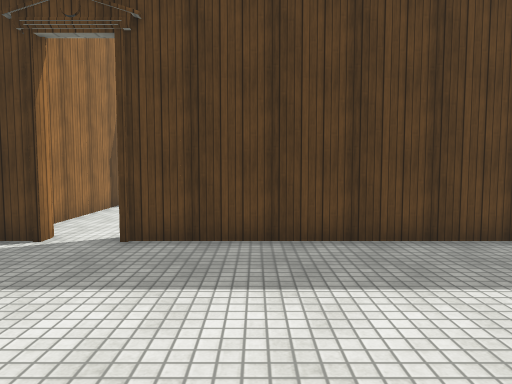
View 1 (above)

24 first-person views from a walk through a 3-D level made in the Unity game engine. The camera is 1.5 m above the floor, tilts 4° down and sees 70° across. The floor is counted in squares, 1 m on a side. Each view is taken from the middle of a square. On the plan, view 1 faces up. The plan holds only what a view shows up to about 16 squares ahead; the rest is blank. The place goes on beyond the plan. Surface patterns are stand-ins for the level's own textures.

View 2
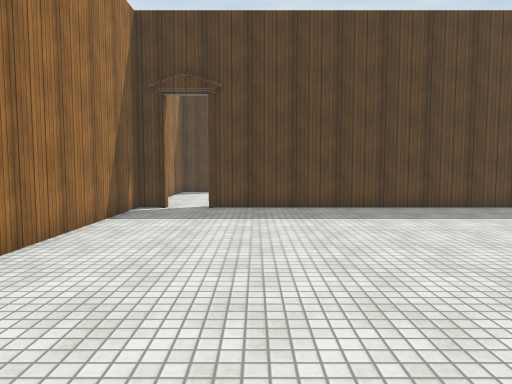

View 3
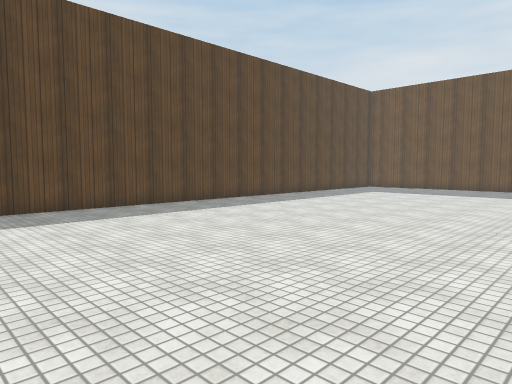

View 4
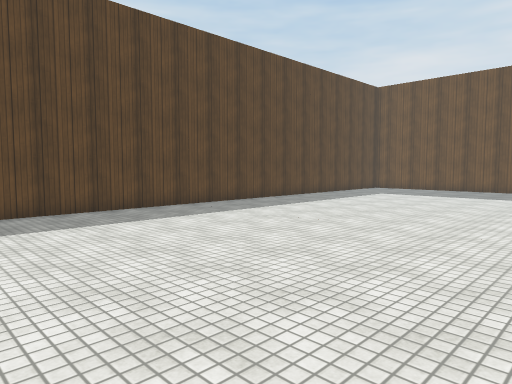

View 5
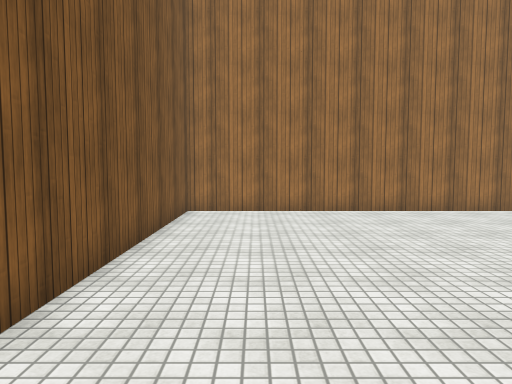

View 6
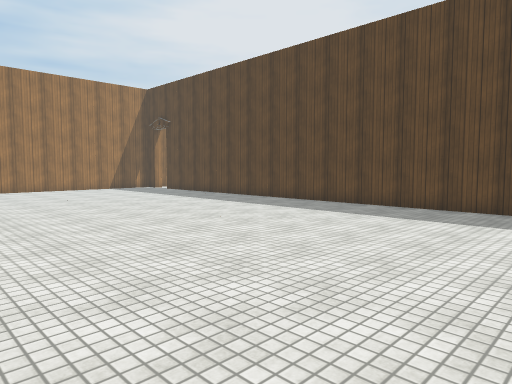

View 7
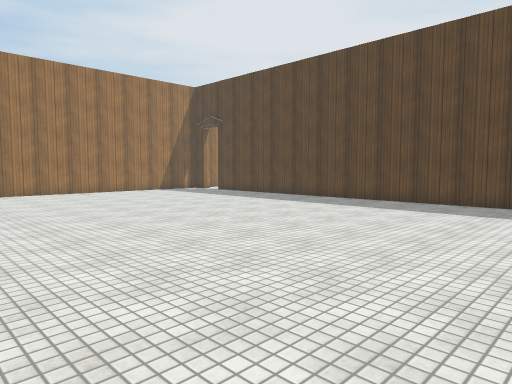

View 8
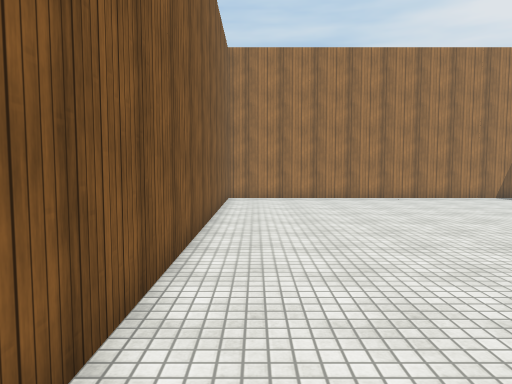

View 9
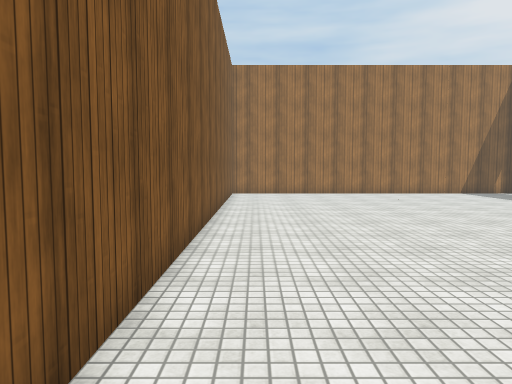

View 10
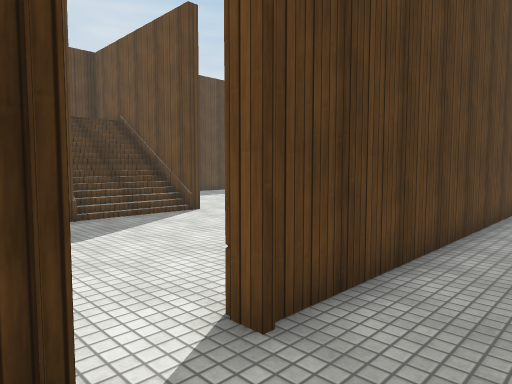

View 11
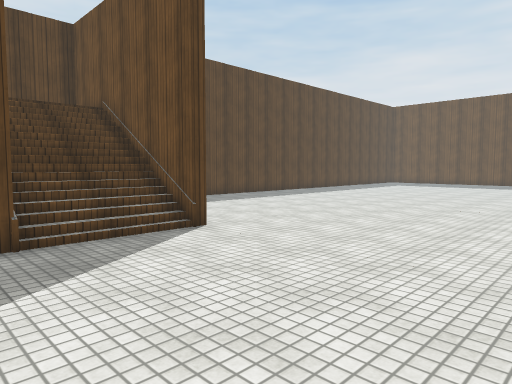

View 12
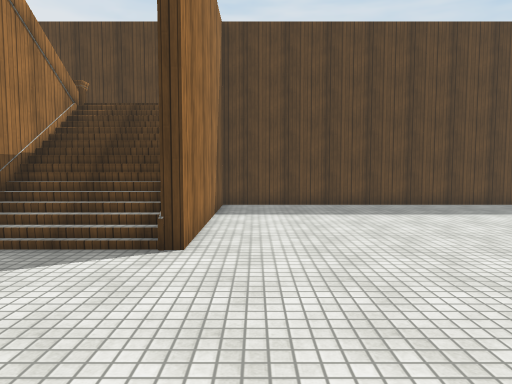

View 13
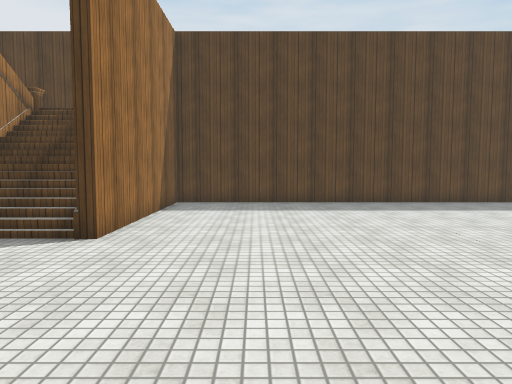

View 14
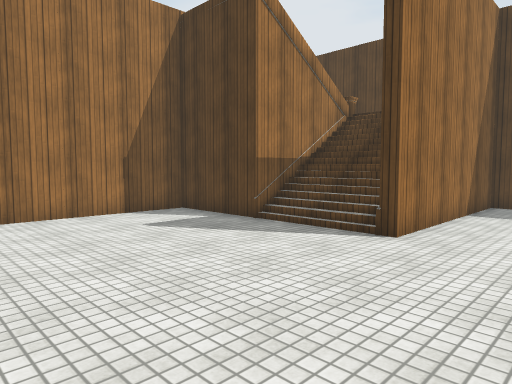

View 15
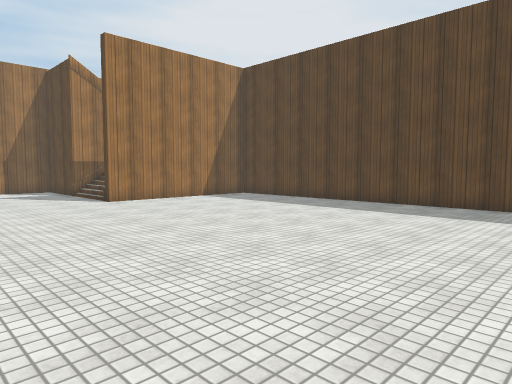

View 16
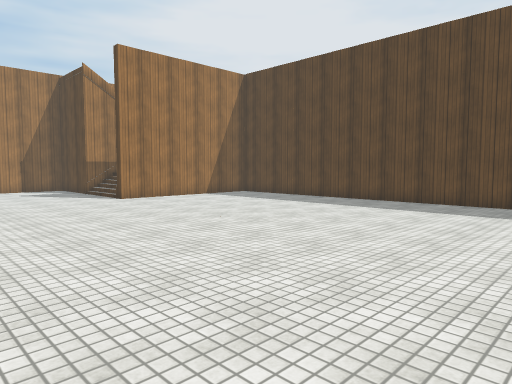

View 17
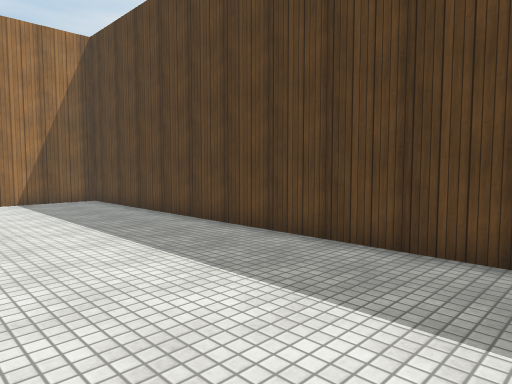

View 18
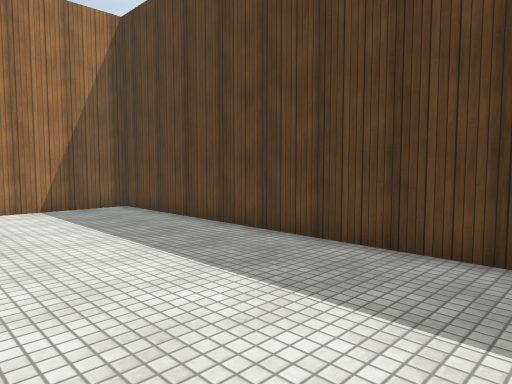

View 19
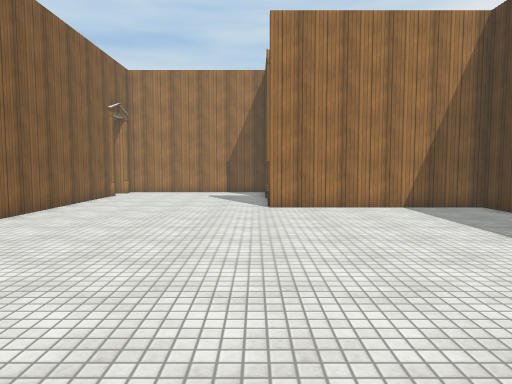

View 20
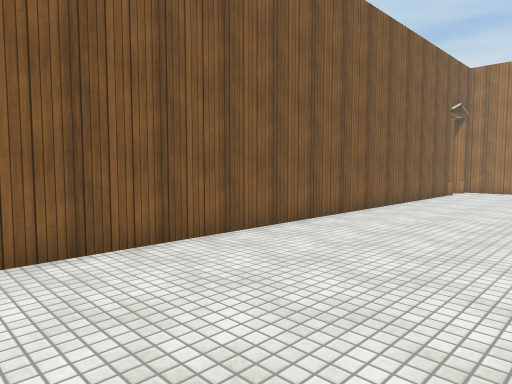

View 21
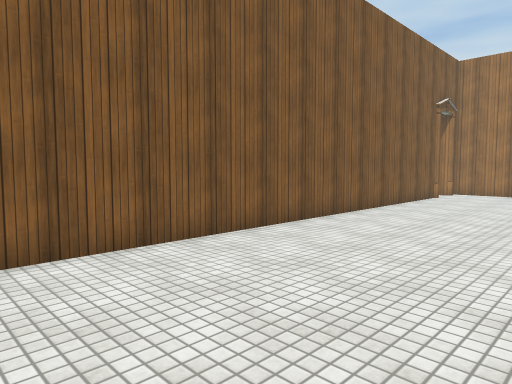

View 22
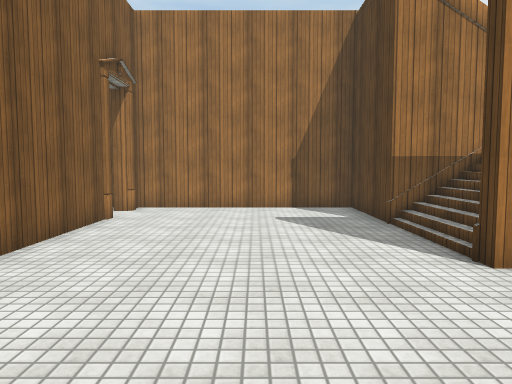

View 23
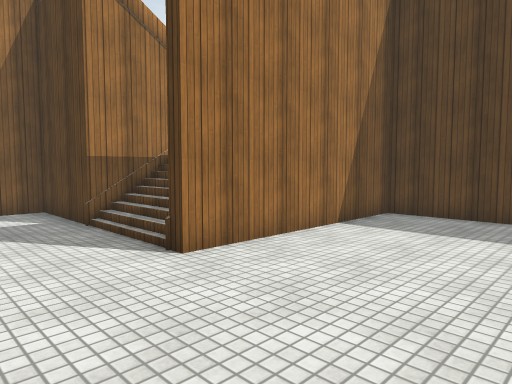

View 24
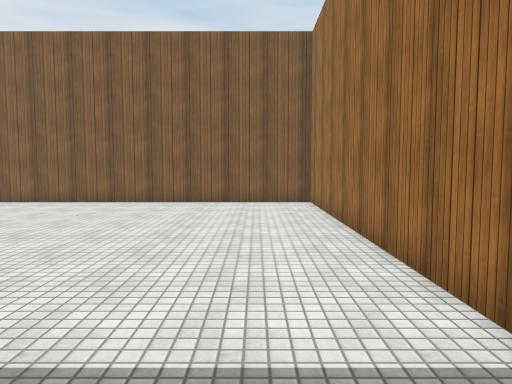

### Floor plan
Points are (right, up) in squares from view 1. A wall is a line through its corners. A room is listed if a view was taken in it or the views show most of it. See-through windows are left out.
Room 1 (views 1, 2, 3, 4, 5, 6, 7, 8, 9, 10, 24)
walls: (16.8, 7.3) (-2.7, 7.3); (-4.3, 7.7) (-4.3, 7.3) (-5.3, 7.3) (-5.3, -8.3) (13.2, -8.3)
ways out: opening at (-3.5, 7) to room 2
Room 2 (views 11, 12, 13, 14, 15, 16, 17, 18, 19, 20, 21, 22, 23)
walls: (2, 20.3) (-1.6, 20.3); (-1.3, 20.6) (-1.3, 20.4); (-1.5, 20.6) (-1.5, 15.5) (-5.3, 15.5) (-5.3, 7.7) (-4.3, 7.7); (18, 23.3) (2.7, 23.3) (2.7, 15.5) (2.3, 15.5) (2.3, 20); (-2.7, 7.3) (-2.7, 7.7) (17, 7.7)
low walls: (2.2, 15.7) (1.5, 15.7); (2.2, 16.1) (1.5, 16.1); (2.2, 16.4) (1.5, 16.4); (2.2, 16.7) (1.5, 16.7); (1.6, 20.6) (-1.3, 20.6); (-0.5, 19.7) (-1.5, 19.7); (-0.5, 20) (-1.5, 20)
ways out: opening at (-3.5, 7) to room 1

Positions as (right, up) in squares from view 1, and headings:
1: (0, 0), facing up
2: (-1, -6), facing up
3: (1, -6), facing up-right
4: (2, -5), facing up-right
5: (7, -6), facing left
6: (19, -6), facing up-left
7: (16, -8), facing up-left
8: (12, -7), facing left
9: (15, -7), facing left
10: (-5, 5), facing up-right
11: (-3, 8), facing up-right
12: (4, 9), facing up
13: (6, 8), facing up
14: (6, 8), facing up-left
15: (18, 9), facing up-left
16: (19, 8), facing up-left
17: (19, 17), facing up-left
18: (16, 17), facing up-left
19: (16, 15), facing left
20: (18, 14), facing down-left
21: (16, 14), facing down-left
22: (8, 12), facing left
23: (8, 12), facing up-left
24: (-3, 7), facing down
